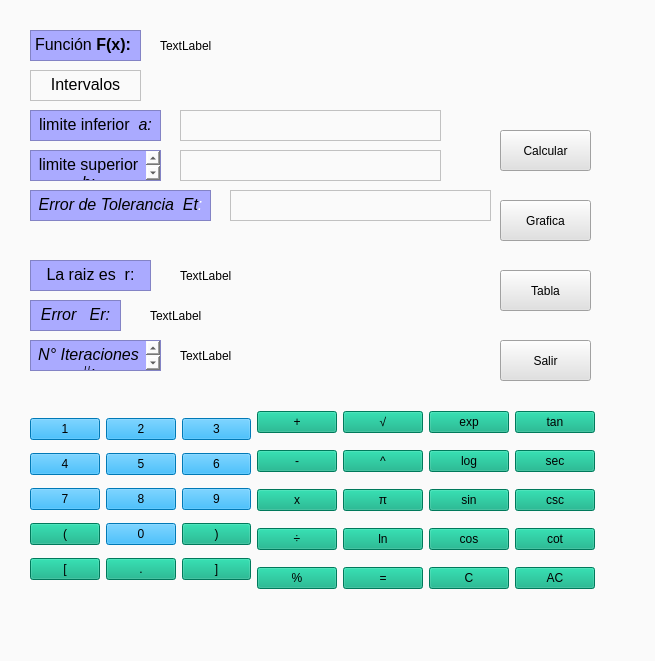
<?xml version="1.0" encoding="UTF-8"?>
<ui version="4.0">
 <class>MetodoReglaFalsa</class>
 <widget class="QWidget" name="MetodoReglaFalsa">
  <property name="geometry">
   <rect>
    <x>0</x>
    <y>0</y>
    <width>655</width>
    <height>661</height>
   </rect>
  </property>
  <property name="windowTitle">
   <string>Regla Falsa</string>
  </property>
  <property name="styleSheet">
   <string notr="true">
background-color: rgb(250, 250, 250);
</string>
  </property>
  <widget class="QPushButton" name="pushButton_10">
   <property name="geometry">
    <rect>
     <x>500</x>
     <y>270</y>
     <width>91</width>
     <height>41</height>
    </rect>
   </property>
   <property name="styleSheet">
    <string notr="true">background-color: rgb(225, 225, 225);
font: 87 12pt &quot;Arial Black&quot;;</string>
   </property>
   <property name="text">
    <string>Tabla</string>
   </property>
  </widget>
  <widget class="QPushButton" name="pushButton_9">
   <property name="geometry">
    <rect>
     <x>500</x>
     <y>130</y>
     <width>91</width>
     <height>41</height>
    </rect>
   </property>
   <property name="styleSheet">
    <string notr="true">background-color: rgb(225, 225, 225);
font: 87 12pt &quot;Arial Black&quot;;</string>
   </property>
   <property name="text">
    <string>Calcular</string>
   </property>
  </widget>
  <widget class="QTextEdit" name="BotonNum">
   <property name="geometry">
    <rect>
     <x>30</x>
     <y>340</y>
     <width>131</width>
     <height>31</height>
    </rect>
   </property>
   <property name="styleSheet">
    <string notr="true">font: 12pt &quot;Arial&quot;;
background-color: rgb(170, 170, 255);</string>
   </property>
   <property name="html">
    <string>&lt;!DOCTYPE HTML PUBLIC &quot;-//W3C//DTD HTML 4.0//EN&quot; &quot;http://www.w3.org/TR/REC-html40/strict.dtd&quot;&gt;
&lt;html&gt;&lt;head&gt;&lt;meta name=&quot;qrichtext&quot; content=&quot;1&quot; /&gt;&lt;style type=&quot;text/css&quot;&gt;
p, li { white-space: pre-wrap; }
&lt;/style&gt;&lt;/head&gt;&lt;body style=&quot; font-family:'Arial'; font-size:12pt; font-weight:400; font-style:normal;&quot;&gt;
&lt;p align=&quot;center&quot; style=&quot; margin-top:0px; margin-bottom:0px; margin-left:0px; margin-right:0px; -qt-block-indent:0; text-indent:0px;&quot;&gt;&lt;span style=&quot; font-style:italic; color:#000000;&quot;&gt;N° Iteraciones  #:&lt;/span&gt;&lt;/p&gt;&lt;/body&gt;&lt;/html&gt;</string>
   </property>
  </widget>
  <widget class="QTextEdit" name="BototnErroT">
   <property name="geometry">
    <rect>
     <x>30</x>
     <y>190</y>
     <width>181</width>
     <height>31</height>
    </rect>
   </property>
   <property name="styleSheet">
    <string notr="true">font: 12pt &quot;Arial&quot;;
background-color: rgb(170, 170, 255);</string>
   </property>
   <property name="html">
    <string>&lt;!DOCTYPE HTML PUBLIC &quot;-//W3C//DTD HTML 4.0//EN&quot; &quot;http://www.w3.org/TR/REC-html40/strict.dtd&quot;&gt;
&lt;html&gt;&lt;head&gt;&lt;meta name=&quot;qrichtext&quot; content=&quot;1&quot; /&gt;&lt;style type=&quot;text/css&quot;&gt;
p, li { white-space: pre-wrap; }
&lt;/style&gt;&lt;/head&gt;&lt;body style=&quot; font-family:'Arial'; font-size:12pt; font-weight:400; font-style:normal;&quot;&gt;
&lt;p align=&quot;center&quot; style=&quot; margin-top:0px; margin-bottom:0px; margin-left:0px; margin-right:0px; -qt-block-indent:0; text-indent:0px;&quot;&gt;&lt;span style=&quot; font-style:italic; color:#000000;&quot;&gt;Error de Tolerancia  Et&lt;/span&gt;&lt;span style=&quot; font-style:italic; color:#ffffff;&quot;&gt;:&lt;/span&gt;&lt;/p&gt;&lt;/body&gt;&lt;/html&gt;</string>
   </property>
  </widget>
  <widget class="QPushButton" name="pushButton_11">
   <property name="geometry">
    <rect>
     <x>500</x>
     <y>340</y>
     <width>91</width>
     <height>41</height>
    </rect>
   </property>
   <property name="styleSheet">
    <string notr="true">background-color: rgb(225, 225, 225);
font: 87 12pt &quot;Arial Black&quot;;</string>
   </property>
   <property name="text">
    <string>Salir</string>
   </property>
  </widget>
  <widget class="QTextEdit" name="BotonLim">
   <property name="geometry">
    <rect>
     <x>30</x>
     <y>110</y>
     <width>131</width>
     <height>31</height>
    </rect>
   </property>
   <property name="styleSheet">
    <string notr="true">font: 12pt &quot;Arial&quot;;
background-color: rgb(170, 170, 255);</string>
   </property>
   <property name="html">
    <string>&lt;!DOCTYPE HTML PUBLIC &quot;-//W3C//DTD HTML 4.0//EN&quot; &quot;http://www.w3.org/TR/REC-html40/strict.dtd&quot;&gt;
&lt;html&gt;&lt;head&gt;&lt;meta name=&quot;qrichtext&quot; content=&quot;1&quot; /&gt;&lt;style type=&quot;text/css&quot;&gt;
p, li { white-space: pre-wrap; }
&lt;/style&gt;&lt;/head&gt;&lt;body style=&quot; font-family:'Arial'; font-size:12pt; font-weight:400; font-style:normal;&quot;&gt;
&lt;p align=&quot;center&quot; style=&quot; margin-top:0px; margin-bottom:0px; margin-left:0px; margin-right:0px; -qt-block-indent:0; text-indent:0px;&quot;&gt;&lt;span style=&quot; color:#000000;&quot;&gt;limite inferior &lt;/span&gt;&lt;span style=&quot; font-style:italic; color:#000000;&quot;&gt; a:&lt;/span&gt;&lt;/p&gt;&lt;/body&gt;&lt;/html&gt;</string>
   </property>
  </widget>
  <widget class="QTextEdit" name="BotonErorRE">
   <property name="geometry">
    <rect>
     <x>30</x>
     <y>300</y>
     <width>91</width>
     <height>31</height>
    </rect>
   </property>
   <property name="styleSheet">
    <string notr="true">font: 12pt &quot;Arial&quot;;
background-color: rgb(170, 170, 255);</string>
   </property>
   <property name="html">
    <string>&lt;!DOCTYPE HTML PUBLIC &quot;-//W3C//DTD HTML 4.0//EN&quot; &quot;http://www.w3.org/TR/REC-html40/strict.dtd&quot;&gt;
&lt;html&gt;&lt;head&gt;&lt;meta name=&quot;qrichtext&quot; content=&quot;1&quot; /&gt;&lt;style type=&quot;text/css&quot;&gt;
p, li { white-space: pre-wrap; }
&lt;/style&gt;&lt;/head&gt;&lt;body style=&quot; font-family:'Arial'; font-size:12pt; font-weight:400; font-style:normal;&quot;&gt;
&lt;p align=&quot;center&quot; style=&quot; margin-top:0px; margin-bottom:0px; margin-left:0px; margin-right:0px; -qt-block-indent:0; text-indent:0px;&quot;&gt;&lt;span style=&quot; font-style:italic; color:#000000;&quot;&gt;Error   Er:&lt;/span&gt;&lt;/p&gt;&lt;/body&gt;&lt;/html&gt;</string>
   </property>
  </widget>
  <widget class="QPushButton" name="pushButton_8">
   <property name="geometry">
    <rect>
     <x>500</x>
     <y>200</y>
     <width>91</width>
     <height>41</height>
    </rect>
   </property>
   <property name="styleSheet">
    <string notr="true">background-color: rgb(225, 225, 225);
font: 87 12pt &quot;Arial Black&quot;;</string>
   </property>
   <property name="text">
    <string>Grafica</string>
   </property>
  </widget>
  <widget class="QTextEdit" name="BotonFun">
   <property name="geometry">
    <rect>
     <x>30</x>
     <y>30</y>
     <width>111</width>
     <height>31</height>
    </rect>
   </property>
   <property name="styleSheet">
    <string notr="true">font: 12pt &quot;Arial&quot;;
background-color: rgb(170, 170, 255);</string>
   </property>
   <property name="html">
    <string>&lt;!DOCTYPE HTML PUBLIC &quot;-//W3C//DTD HTML 4.0//EN&quot; &quot;http://www.w3.org/TR/REC-html40/strict.dtd&quot;&gt;
&lt;html&gt;&lt;head&gt;&lt;meta name=&quot;qrichtext&quot; content=&quot;1&quot; /&gt;&lt;style type=&quot;text/css&quot;&gt;
p, li { white-space: pre-wrap; }
&lt;/style&gt;&lt;/head&gt;&lt;body style=&quot; font-family:'Arial'; font-size:12pt; font-weight:400; font-style:normal;&quot;&gt;
&lt;p style=&quot; margin-top:0px; margin-bottom:0px; margin-left:0px; margin-right:0px; -qt-block-indent:0; text-indent:0px;&quot;&gt;&lt;span style=&quot; font-family:'MS Shell Dlg 2'; color:#000000;&quot;&gt;Función &lt;/span&gt;&lt;span style=&quot; font-family:'MS Shell Dlg 2'; font-weight:600; color:#000000;&quot;&gt;F(x):&lt;/span&gt;&lt;/p&gt;&lt;/body&gt;&lt;/html&gt;</string>
   </property>
  </widget>
  <widget class="QWidget" name="layoutWidget">
   <property name="geometry">
    <rect>
     <x>30</x>
     <y>400</y>
     <width>565</width>
     <height>203</height>
    </rect>
   </property>
   <layout class="QGridLayout" name="gridLayout_3">
    <item row="0" column="0" rowspan="5">
     <layout class="QGridLayout" name="gridLayout_4">
      <item row="0" column="0">
       <widget class="QPushButton" name="botonUno_2">
        <property name="styleSheet">
         <string notr="true">background-color: rgb(0, 170, 255);
font: 87 14pt &quot;Arial Black&quot;;</string>
        </property>
        <property name="text">
         <string>1</string>
        </property>
        <property name="shortcut">
         <string>1</string>
        </property>
       </widget>
      </item>
      <item row="0" column="1">
       <widget class="QPushButton" name="botonDos_2">
        <property name="styleSheet">
         <string notr="true">background-color: rgb(0, 170, 255);
font: 87 14pt &quot;Arial Black&quot;;</string>
        </property>
        <property name="text">
         <string>2</string>
        </property>
        <property name="shortcut">
         <string>2</string>
        </property>
       </widget>
      </item>
      <item row="0" column="2">
       <widget class="QPushButton" name="botonTres_2">
        <property name="styleSheet">
         <string notr="true">background-color: rgb(0, 170, 255);
font: 87 14pt &quot;Arial Black&quot;;</string>
        </property>
        <property name="text">
         <string>3</string>
        </property>
        <property name="shortcut">
         <string>3</string>
        </property>
       </widget>
      </item>
      <item row="1" column="0">
       <widget class="QPushButton" name="botonCuatro_2">
        <property name="styleSheet">
         <string notr="true">background-color: rgb(0, 170, 255);
font: 87 14pt &quot;Arial Black&quot;;</string>
        </property>
        <property name="text">
         <string>4</string>
        </property>
        <property name="shortcut">
         <string>4</string>
        </property>
       </widget>
      </item>
      <item row="1" column="1">
       <widget class="QPushButton" name="botonCinco_2">
        <property name="styleSheet">
         <string notr="true">background-color: rgb(0, 170, 255);
font: 87 14pt &quot;Arial Black&quot;;</string>
        </property>
        <property name="text">
         <string>5</string>
        </property>
        <property name="shortcut">
         <string>5</string>
        </property>
       </widget>
      </item>
      <item row="1" column="2">
       <widget class="QPushButton" name="botonSeis_2">
        <property name="styleSheet">
         <string notr="true">background-color: rgb(0, 170, 255);
font: 87 14pt &quot;Arial Black&quot;;</string>
        </property>
        <property name="text">
         <string>6</string>
        </property>
        <property name="shortcut">
         <string>6</string>
        </property>
       </widget>
      </item>
      <item row="2" column="0">
       <widget class="QPushButton" name="botonSiete_2">
        <property name="styleSheet">
         <string notr="true">background-color: rgb(0, 170, 255);
font: 87 14pt &quot;Arial Black&quot;;</string>
        </property>
        <property name="text">
         <string>7</string>
        </property>
        <property name="shortcut">
         <string>7</string>
        </property>
       </widget>
      </item>
      <item row="2" column="1">
       <widget class="QPushButton" name="botonOcho_2">
        <property name="styleSheet">
         <string notr="true">background-color: rgb(0, 170, 255);
font: 87 14pt &quot;Arial Black&quot;;</string>
        </property>
        <property name="text">
         <string>8</string>
        </property>
        <property name="shortcut">
         <string>8</string>
        </property>
       </widget>
      </item>
      <item row="2" column="2">
       <widget class="QPushButton" name="botonNueve_2">
        <property name="styleSheet">
         <string notr="true">background-color: rgb(0, 170, 255);
font: 87 14pt &quot;Arial Black&quot;;</string>
        </property>
        <property name="text">
         <string>9</string>
        </property>
        <property name="shortcut">
         <string>9</string>
        </property>
       </widget>
      </item>
      <item row="3" column="0">
       <widget class="QPushButton" name="botonCabierto_4">
        <property name="styleSheet">
         <string notr="true">font: 87 14pt &quot;Arial Black&quot;;
background-color: rgb(0, 170, 127);</string>
        </property>
        <property name="text">
         <string>(</string>
        </property>
        <property name="shortcut">
         <string>(</string>
        </property>
       </widget>
      </item>
      <item row="3" column="1">
       <widget class="QPushButton" name="botonCero_2">
        <property name="styleSheet">
         <string notr="true">background-color: rgb(0, 170, 255);
font: 87 14pt &quot;Arial Black&quot;;</string>
        </property>
        <property name="text">
         <string>0</string>
        </property>
        <property name="shortcut">
         <string>0</string>
        </property>
       </widget>
      </item>
      <item row="3" column="2">
       <widget class="QPushButton" name="botonCerrado_2">
        <property name="styleSheet">
         <string notr="true">background-color: rgb(0, 170, 127);
font: 87 14pt &quot;Arial Black&quot;;</string>
        </property>
        <property name="text">
         <string>)</string>
        </property>
        <property name="shortcut">
         <string>)</string>
        </property>
       </widget>
      </item>
      <item row="4" column="0">
       <widget class="QPushButton" name="botonCabierto_5">
        <property name="styleSheet">
         <string notr="true">font: 87 14pt &quot;Arial Black&quot;;
background-color: rgb(0, 170, 127);</string>
        </property>
        <property name="text">
         <string>[</string>
        </property>
        <property name="shortcut">
         <string>(</string>
        </property>
       </widget>
      </item>
      <item row="4" column="1">
       <widget class="QPushButton" name="botonPunto_2">
        <property name="styleSheet">
         <string notr="true">background-color: rgb(0, 170, 127);
font: 87 14pt &quot;Arial Black&quot;;</string>
        </property>
        <property name="text">
         <string>.</string>
        </property>
        <property name="shortcut">
         <string>.</string>
        </property>
       </widget>
      </item>
      <item row="4" column="2">
       <widget class="QPushButton" name="botonCabierto_6">
        <property name="styleSheet">
         <string notr="true">font: 87 14pt &quot;Arial Black&quot;;
background-color: rgb(0, 170, 127);</string>
        </property>
        <property name="text">
         <string>]</string>
        </property>
        <property name="shortcut">
         <string>(</string>
        </property>
       </widget>
      </item>
     </layout>
    </item>
    <item row="0" column="1">
     <widget class="QPushButton" name="botonMas_15">
      <property name="styleSheet">
       <string notr="true">font: 87 14pt &quot;Arial Black&quot;;
background-color: rgb(0, 170, 127);</string>
      </property>
      <property name="text">
       <string>+</string>
      </property>
      <property name="shortcut">
       <string>+</string>
      </property>
     </widget>
    </item>
    <item row="0" column="2">
     <widget class="QPushButton" name="botonMas_16">
      <property name="styleSheet">
       <string notr="true">font: 75 14pt &quot;Arial&quot;;
background-color: rgb(0, 170, 127);</string>
      </property>
      <property name="text">
       <string>√</string>
      </property>
      <property name="shortcut">
       <string>+</string>
      </property>
     </widget>
    </item>
    <item row="0" column="3">
     <widget class="QPushButton" name="botonMas_17">
      <property name="styleSheet">
       <string notr="true">font: 12pt &quot;Arial&quot;;
background-color: rgb(0, 170, 127);</string>
      </property>
      <property name="text">
       <string>exp</string>
      </property>
      <property name="shortcut">
       <string>+</string>
      </property>
     </widget>
    </item>
    <item row="0" column="4">
     <widget class="QPushButton" name="botonMas_18">
      <property name="styleSheet">
       <string notr="true">font: 12pt &quot;Arial&quot;;
background-color: rgb(0, 170, 127);</string>
      </property>
      <property name="text">
       <string>tan</string>
      </property>
      <property name="shortcut">
       <string>+</string>
      </property>
     </widget>
    </item>
    <item row="1" column="1">
     <widget class="QPushButton" name="botonMenos_2">
      <property name="styleSheet">
       <string notr="true">font: 87 14pt &quot;Arial Black&quot;;
background-color: rgb(0, 170, 127);</string>
      </property>
      <property name="text">
       <string>-</string>
      </property>
      <property name="shortcut">
       <string>-</string>
      </property>
     </widget>
    </item>
    <item row="1" column="2">
     <widget class="QPushButton" name="botonMas_19">
      <property name="styleSheet">
       <string notr="true">font: 87 14pt &quot;Arial Black&quot;;
background-color: rgb(0, 170, 127);</string>
      </property>
      <property name="text">
       <string>^</string>
      </property>
      <property name="shortcut">
       <string>+</string>
      </property>
     </widget>
    </item>
    <item row="1" column="3">
     <widget class="QPushButton" name="botonMas_20">
      <property name="styleSheet">
       <string notr="true">font: 12pt &quot;Arial&quot;;
background-color: rgb(0, 170, 127);</string>
      </property>
      <property name="text">
       <string>log</string>
      </property>
      <property name="shortcut">
       <string>+</string>
      </property>
     </widget>
    </item>
    <item row="1" column="4">
     <widget class="QPushButton" name="botonMas_21">
      <property name="styleSheet">
       <string notr="true">font: 12pt &quot;Arial&quot;;
background-color: rgb(0, 170, 127);</string>
      </property>
      <property name="text">
       <string>sec</string>
      </property>
      <property name="shortcut">
       <string>+</string>
      </property>
     </widget>
    </item>
    <item row="2" column="1">
     <widget class="QPushButton" name="BotonMulti_2">
      <property name="styleSheet">
       <string notr="true">background-color: rgb(0, 170, 127);
font: 87 14pt &quot;Arial Black&quot;;</string>
      </property>
      <property name="text">
       <string>x</string>
      </property>
      <property name="shortcut">
       <string>*</string>
      </property>
     </widget>
    </item>
    <item row="2" column="2">
     <widget class="QPushButton" name="botonMas_22">
      <property name="styleSheet">
       <string notr="true">font: 87 14pt &quot;Arial Black&quot;;
background-color: rgb(0, 170, 127);</string>
      </property>
      <property name="text">
       <string>π</string>
      </property>
      <property name="shortcut">
       <string>+</string>
      </property>
     </widget>
    </item>
    <item row="2" column="3">
     <widget class="QPushButton" name="botonMas_23">
      <property name="styleSheet">
       <string notr="true">font: 12pt &quot;Arial&quot;;
background-color: rgb(0, 170, 127);</string>
      </property>
      <property name="text">
       <string>sin</string>
      </property>
      <property name="shortcut">
       <string>+</string>
      </property>
     </widget>
    </item>
    <item row="2" column="4">
     <widget class="QPushButton" name="botonMas_24">
      <property name="styleSheet">
       <string notr="true">font: 12pt &quot;Arial&quot;;
background-color: rgb(0, 170, 127);</string>
      </property>
      <property name="text">
       <string>csc</string>
      </property>
      <property name="shortcut">
       <string>+</string>
      </property>
     </widget>
    </item>
    <item row="3" column="1">
     <widget class="QPushButton" name="botonDivision_2">
      <property name="styleSheet">
       <string notr="true">font: 87 14pt &quot;Arial Black&quot;;
background-color: rgb(0, 170, 127);</string>
      </property>
      <property name="text">
       <string>÷</string>
      </property>
      <property name="shortcut">
       <string>/</string>
      </property>
     </widget>
    </item>
    <item row="3" column="2">
     <widget class="QPushButton" name="botonMas_25">
      <property name="styleSheet">
       <string notr="true">font: 12pt &quot;Arial&quot;;
background-color: rgb(0, 170, 127);</string>
      </property>
      <property name="text">
       <string>ln</string>
      </property>
      <property name="shortcut">
       <string>+</string>
      </property>
     </widget>
    </item>
    <item row="3" column="3">
     <widget class="QPushButton" name="botonMas_26">
      <property name="styleSheet">
       <string notr="true">font: 12pt &quot;Arial&quot;;
background-color: rgb(0, 170, 127);</string>
      </property>
      <property name="text">
       <string>cos</string>
      </property>
      <property name="shortcut">
       <string>+</string>
      </property>
     </widget>
    </item>
    <item row="3" column="4">
     <widget class="QPushButton" name="botonMas_27">
      <property name="styleSheet">
       <string notr="true">font: 12pt &quot;Arial&quot;;
background-color: rgb(0, 170, 127);</string>
      </property>
      <property name="text">
       <string>cot</string>
      </property>
      <property name="shortcut">
       <string>+</string>
      </property>
     </widget>
    </item>
    <item row="4" column="1">
     <widget class="QPushButton" name="botonPorcentaje_2">
      <property name="styleSheet">
       <string notr="true">font: 87 14pt &quot;Arial Black&quot;;
background-color: rgb(0, 170, 127);</string>
      </property>
      <property name="text">
       <string>%</string>
      </property>
      <property name="shortcut">
       <string>%</string>
      </property>
     </widget>
    </item>
    <item row="4" column="2">
     <widget class="QPushButton" name="botonMas_28">
      <property name="styleSheet">
       <string notr="true">font: 87 14pt &quot;Arial Black&quot;;
background-color: rgb(0, 170, 127);</string>
      </property>
      <property name="text">
       <string>=</string>
      </property>
      <property name="shortcut">
       <string>+</string>
      </property>
     </widget>
    </item>
    <item row="4" column="3">
     <widget class="QPushButton" name="BotonBorrar_2">
      <property name="styleSheet">
       <string notr="true">background-color: rgb(0, 170, 127);
font: 87 14pt &quot;Arial Black&quot;;</string>
      </property>
      <property name="text">
       <string>C</string>
      </property>
      <property name="shortcut">
       <string>Esc</string>
      </property>
     </widget>
    </item>
    <item row="4" column="4">
     <widget class="QPushButton" name="botonAC_2">
      <property name="styleSheet">
       <string notr="true">font: 87 14pt &quot;Arial Black&quot;;
background-color: rgb(0, 170, 127);</string>
      </property>
      <property name="text">
       <string>AC</string>
      </property>
     </widget>
    </item>
   </layout>
  </widget>
  <widget class="QTextEdit" name="BotonRaiz">
   <property name="geometry">
    <rect>
     <x>30</x>
     <y>260</y>
     <width>121</width>
     <height>31</height>
    </rect>
   </property>
   <property name="styleSheet">
    <string notr="true">font: 12pt &quot;Arial&quot;;
background-color: rgb(170, 170, 255);</string>
   </property>
   <property name="html">
    <string>&lt;!DOCTYPE HTML PUBLIC &quot;-//W3C//DTD HTML 4.0//EN&quot; &quot;http://www.w3.org/TR/REC-html40/strict.dtd&quot;&gt;
&lt;html&gt;&lt;head&gt;&lt;meta name=&quot;qrichtext&quot; content=&quot;1&quot; /&gt;&lt;style type=&quot;text/css&quot;&gt;
p, li { white-space: pre-wrap; }
&lt;/style&gt;&lt;/head&gt;&lt;body style=&quot; font-family:'Arial'; font-size:12pt; font-weight:400; font-style:normal;&quot;&gt;
&lt;p align=&quot;center&quot; style=&quot; margin-top:0px; margin-bottom:0px; margin-left:0px; margin-right:0px; -qt-block-indent:0; text-indent:0px;&quot;&gt;&lt;span style=&quot; color:#000000;&quot;&gt;La raiz es  r:&lt;/span&gt;&lt;/p&gt;&lt;/body&gt;&lt;/html&gt;</string>
   </property>
  </widget>
  <widget class="QTextEdit" name="BotonLimS">
   <property name="geometry">
    <rect>
     <x>30</x>
     <y>150</y>
     <width>131</width>
     <height>31</height>
    </rect>
   </property>
   <property name="styleSheet">
    <string notr="true">font: 12pt &quot;Arial&quot;;
background-color: rgb(170, 170, 255);</string>
   </property>
   <property name="html">
    <string>&lt;!DOCTYPE HTML PUBLIC &quot;-//W3C//DTD HTML 4.0//EN&quot; &quot;http://www.w3.org/TR/REC-html40/strict.dtd&quot;&gt;
&lt;html&gt;&lt;head&gt;&lt;meta name=&quot;qrichtext&quot; content=&quot;1&quot; /&gt;&lt;style type=&quot;text/css&quot;&gt;
p, li { white-space: pre-wrap; }
&lt;/style&gt;&lt;/head&gt;&lt;body style=&quot; font-family:'Arial'; font-size:12pt; font-weight:400; font-style:normal;&quot;&gt;
&lt;p align=&quot;center&quot; style=&quot; margin-top:0px; margin-bottom:0px; margin-left:0px; margin-right:0px; -qt-block-indent:0; text-indent:0px;&quot;&gt;&lt;span style=&quot; color:#000000;&quot;&gt;limite superior &lt;/span&gt;&lt;span style=&quot; font-style:italic; color:#000000;&quot;&gt; b:&lt;/span&gt;&lt;/p&gt;&lt;/body&gt;&lt;/html&gt;</string>
   </property>
  </widget>
  <widget class="QTextEdit" name="Intervalo">
   <property name="geometry">
    <rect>
     <x>30</x>
     <y>70</y>
     <width>111</width>
     <height>31</height>
    </rect>
   </property>
   <property name="styleSheet">
    <string notr="true">font: 12pt &quot;Arial&quot;;</string>
   </property>
   <property name="html">
    <string>&lt;!DOCTYPE HTML PUBLIC &quot;-//W3C//DTD HTML 4.0//EN&quot; &quot;http://www.w3.org/TR/REC-html40/strict.dtd&quot;&gt;
&lt;html&gt;&lt;head&gt;&lt;meta name=&quot;qrichtext&quot; content=&quot;1&quot; /&gt;&lt;style type=&quot;text/css&quot;&gt;
p, li { white-space: pre-wrap; }
&lt;/style&gt;&lt;/head&gt;&lt;body style=&quot; font-family:'Arial'; font-size:12pt; font-weight:400; font-style:normal;&quot;&gt;
&lt;p align=&quot;center&quot; style=&quot; margin-top:0px; margin-bottom:0px; margin-left:0px; margin-right:0px; -qt-block-indent:0; text-indent:0px;&quot;&gt;&lt;span style=&quot; color:#000000;&quot;&gt;Intervalos&lt;/span&gt;&lt;/p&gt;&lt;/body&gt;&lt;/html&gt;</string>
   </property>
  </widget>
  <widget class="QLabel" name="label">
   <property name="geometry">
    <rect>
     <x>160</x>
     <y>30</y>
     <width>211</width>
     <height>31</height>
    </rect>
   </property>
   <property name="text">
    <string>TextLabel</string>
   </property>
  </widget>
  <widget class="QLabel" name="label_2">
   <property name="geometry">
    <rect>
     <x>180</x>
     <y>260</y>
     <width>211</width>
     <height>31</height>
    </rect>
   </property>
   <property name="text">
    <string>TextLabel</string>
   </property>
  </widget>
  <widget class="QLabel" name="label_3">
   <property name="geometry">
    <rect>
     <x>150</x>
     <y>300</y>
     <width>211</width>
     <height>31</height>
    </rect>
   </property>
   <property name="text">
    <string>TextLabel</string>
   </property>
  </widget>
  <widget class="QLabel" name="label_4">
   <property name="geometry">
    <rect>
     <x>180</x>
     <y>340</y>
     <width>211</width>
     <height>31</height>
    </rect>
   </property>
   <property name="text">
    <string>TextLabel</string>
   </property>
  </widget>
  <widget class="QTextEdit" name="TextLimS">
   <property name="geometry">
    <rect>
     <x>180</x>
     <y>110</y>
     <width>261</width>
     <height>31</height>
    </rect>
   </property>
  </widget>
  <widget class="QTextEdit" name="TextLim">
   <property name="geometry">
    <rect>
     <x>180</x>
     <y>150</y>
     <width>261</width>
     <height>31</height>
    </rect>
   </property>
  </widget>
  <widget class="QTextEdit" name="TextErro">
   <property name="geometry">
    <rect>
     <x>230</x>
     <y>190</y>
     <width>261</width>
     <height>31</height>
    </rect>
   </property>
  </widget>
 </widget>
 <resources/>
 <connections/>
</ui>
